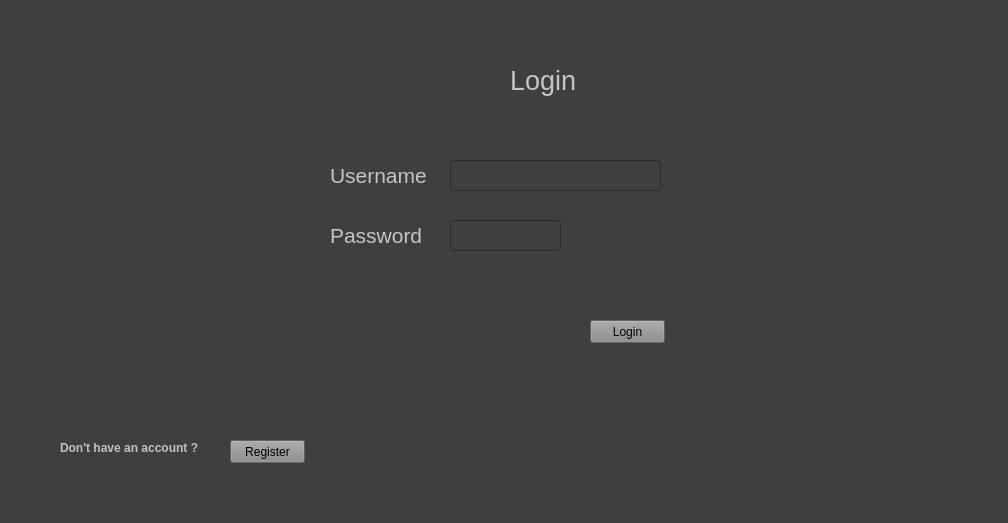
<?xml version="1.0" encoding="UTF-8"?>
<ui version="4.0">
 <class>Form</class>
 <widget class="QWidget" name="Form">
  <property name="geometry">
   <rect>
    <x>0</x>
    <y>0</y>
    <width>1008</width>
    <height>523</height>
   </rect>
  </property>
  <property name="windowTitle">
   <string>Form</string>
  </property>
  <property name="styleSheet">
   <string notr="true">background-color: rgb(63, 63, 63);</string>
  </property>
  <widget class="QLabel" name="label">
   <property name="geometry">
    <rect>
     <x>510</x>
     <y>60</y>
     <width>71</width>
     <height>41</height>
    </rect>
   </property>
   <property name="styleSheet">
    <string notr="true">color:rgb(197, 197, 197)</string>
   </property>
   <property name="text">
    <string>&lt;html&gt;&lt;head/&gt;&lt;body&gt;&lt;p&gt;&lt;span style=&quot; font-size:20pt;&quot;&gt;Login&lt;/span&gt;&lt;/p&gt;&lt;/body&gt;&lt;/html&gt;</string>
   </property>
  </widget>
  <widget class="QLabel" name="label_2">
   <property name="geometry">
    <rect>
     <x>330</x>
     <y>160</y>
     <width>101</width>
     <height>31</height>
    </rect>
   </property>
   <property name="styleSheet">
    <string notr="true">color:rgb(197, 197, 197)</string>
   </property>
   <property name="text">
    <string>&lt;html&gt;&lt;head/&gt;&lt;body&gt;&lt;p&gt;&lt;span style=&quot; font-size:16pt;&quot;&gt;Username&lt;/span&gt;&lt;/p&gt;&lt;/body&gt;&lt;/html&gt;</string>
   </property>
  </widget>
  <widget class="QLabel" name="label_3">
   <property name="geometry">
    <rect>
     <x>330</x>
     <y>220</y>
     <width>101</width>
     <height>31</height>
    </rect>
   </property>
   <property name="styleSheet">
    <string notr="true">color:rgb(197, 197, 197)</string>
   </property>
   <property name="text">
    <string>&lt;html&gt;&lt;head/&gt;&lt;body&gt;&lt;p&gt;&lt;span style=&quot; font-size:16pt;&quot;&gt;Password&lt;/span&gt;&lt;/p&gt;&lt;/body&gt;&lt;/html&gt;</string>
   </property>
  </widget>
  <widget class="QLineEdit" name="username">
   <property name="geometry">
    <rect>
     <x>450</x>
     <y>160</y>
     <width>211</width>
     <height>31</height>
    </rect>
   </property>
   <property name="styleSheet">
    <string notr="true">font: 75 14pt &quot;MS Shell Dlg 2&quot;; color:rgb(197, 197, 197)</string>
   </property>
  </widget>
  <widget class="QLineEdit" name="password">
   <property name="geometry">
    <rect>
     <x>450</x>
     <y>220</y>
     <width>111</width>
     <height>31</height>
    </rect>
   </property>
   <property name="styleSheet">
    <string notr="true">font: 75 14pt &quot;MS Shell Dlg 2&quot;; color:rgb(197, 197, 197)</string>
   </property>
  </widget>
  <widget class="QPushButton" name="loginb">
   <property name="geometry">
    <rect>
     <x>590</x>
     <y>320</y>
     <width>75</width>
     <height>23</height>
    </rect>
   </property>
   <property name="styleSheet">
    <string notr="true">background-color: rgb(136, 136, 136);</string>
   </property>
   <property name="text">
    <string>Login</string>
   </property>
  </widget>
  <widget class="QLabel" name="label_4">
   <property name="geometry">
    <rect>
     <x>60</x>
     <y>440</y>
     <width>141</width>
     <height>16</height>
    </rect>
   </property>
   <property name="styleSheet">
    <string notr="true">color:rgb(193, 193, 193)</string>
   </property>
   <property name="text">
    <string>&lt;html&gt;&lt;head/&gt;&lt;body&gt;&lt;p&gt;&lt;span style=&quot; font-weight:600;&quot;&gt;Don't have an account ?&lt;/span&gt;&lt;/p&gt;&lt;/body&gt;&lt;/html&gt;</string>
   </property>
  </widget>
  <widget class="QPushButton" name="registera">
   <property name="geometry">
    <rect>
     <x>230</x>
     <y>440</y>
     <width>75</width>
     <height>23</height>
    </rect>
   </property>
   <property name="styleSheet">
    <string notr="true">background-color: rgb(136, 136, 136);</string>
   </property>
   <property name="text">
    <string>Register</string>
   </property>
  </widget>
 </widget>
 <resources/>
 <connections/>
</ui>
